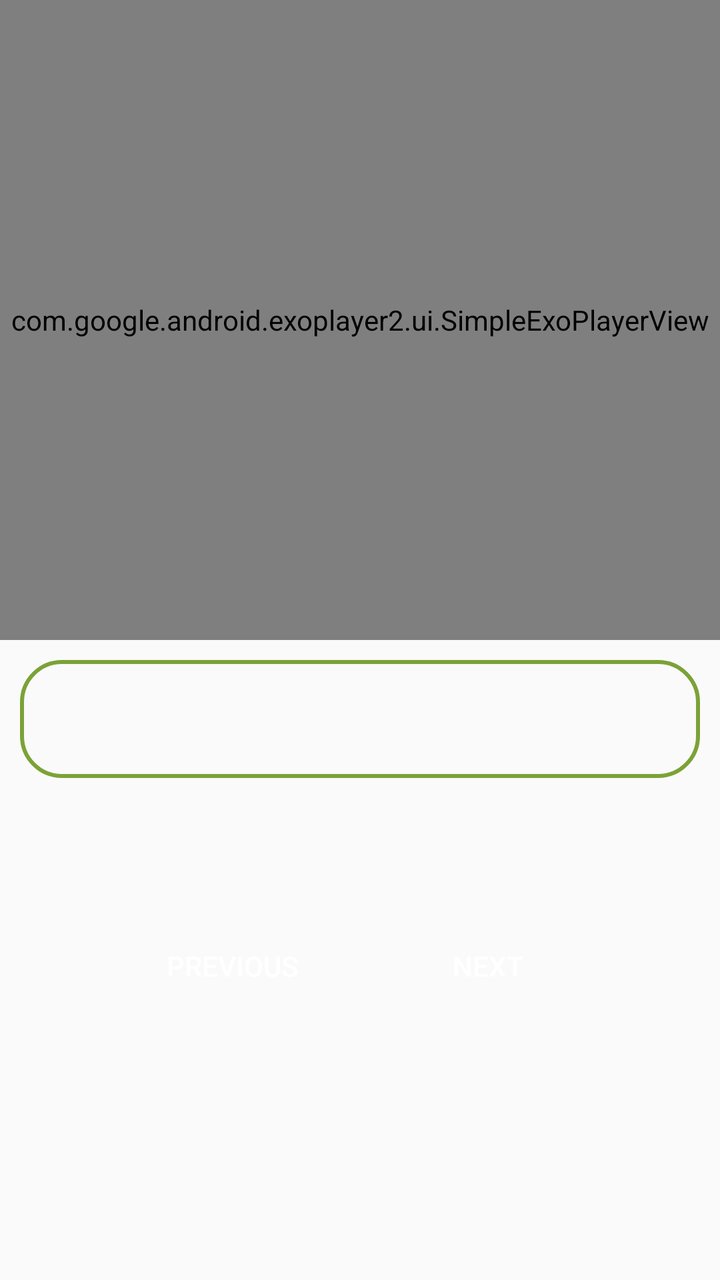
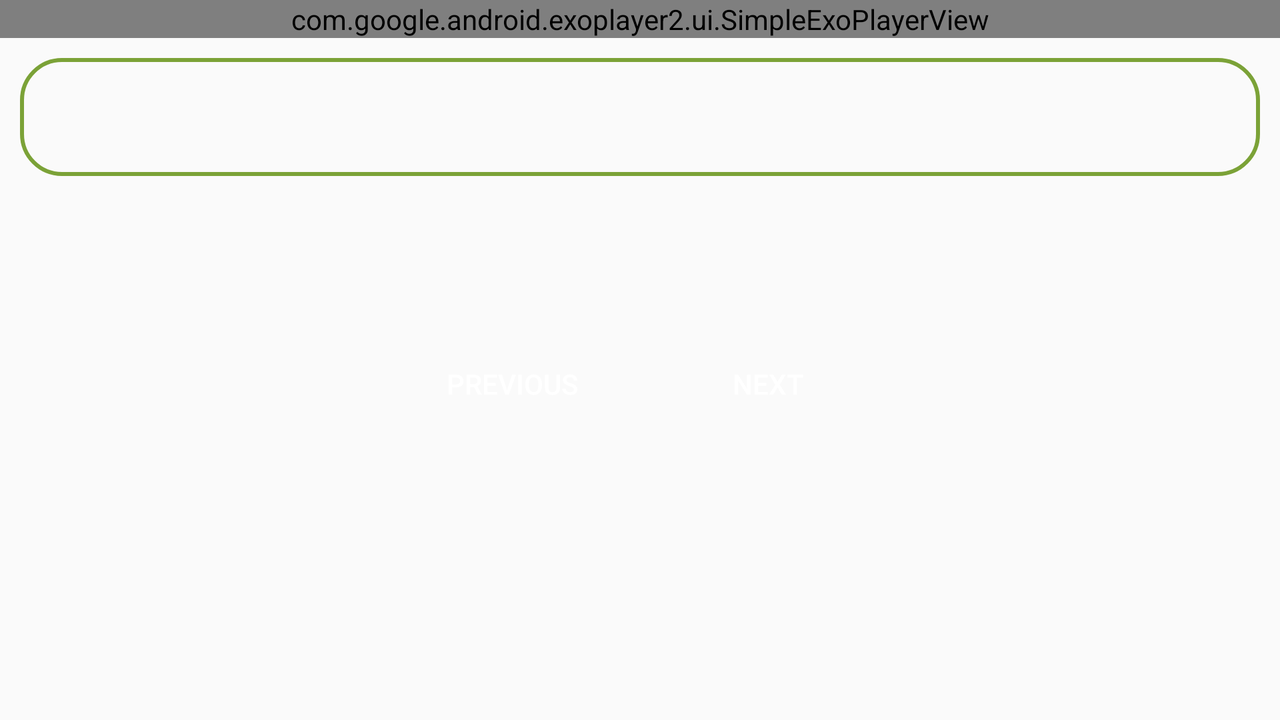

Compare how this app lays out the same screen by default and in its alternative resource folder. The renders come first, then the two layout files and the values they reference.
<!-- AndroidManifest.xml: application theme AppTheme -->
<!-- res/layout/fragment_details.xml -->
<layout xmlns:app="http://schemas.android.com/apk/res-auto"
    xmlns:tools="http://schemas.android.com/tools"
    xmlns:android="http://schemas.android.com/apk/res/android">
<android.support.constraint.ConstraintLayout
    android:layout_width="match_parent"
    android:layout_height="match_parent"
    tools:layout_editor_absoluteX="0dp"
    tools:layout_editor_absoluteY="81dp">
    <FrameLayout
        android:id="@+id/videoFrame"
        android:layout_width="0dp"
    android:layout_height="0dp"
        android:background="#000"
    app:layout_constraintTop_toTopOf="parent"
        app:layout_constraintRight_toRightOf="parent"
        app:layout_constraintBottom_toTopOf="@+id/horizontalHalf"
        app:layout_constraintLeft_toLeftOf="parent" >
    <com.google.android.exoplayer2.ui.SimpleExoPlayerView
        android:id="@+id/playerView"
        android:layout_width="match_parent"
        android:layout_height="match_parent" />
    </FrameLayout>
    <ImageView
        android:id="@+id/thumbnail_img"
        android:scaleType="fitXY"
        android:visibility="gone"
        android:src="@drawable/no_img"
        android:layout_width="0dp"
        android:layout_height="0dp"
        android:background="#000"
        app:layout_constraintTop_toTopOf="parent"
        app:layout_constraintRight_toRightOf="parent"
        app:layout_constraintBottom_toTopOf="@+id/horizontalHalf"
        app:layout_constraintLeft_toLeftOf="parent" />
    <android.support.constraint.Guideline
        android:id="@+id/horizontalHalf"
        android:layout_width="wrap_content"
        android:layout_height="wrap_content"
        android:orientation="horizontal"
        app:layout_constraintGuide_percent="0.5"
        tools:layout_editor_absoluteX="0dp"
        tools:layout_editor_absoluteY="382dp" />
    <TextView
        android:layout_width="0dp"
        android:layout_height="wrap_content"
        app:layout_constraintRight_toRightOf="parent"
        app:layout_constraintLeft_toLeftOf="parent"
        android:padding="20dp"
        android:background="@drawable/border"
        android:id="@+id/description"
        android:layout_margin="10dp"
        app:layout_constraintTop_toTopOf="@+id/horizontalHalf" />
    <LinearLayout
        app:layout_constraintTop_toBottomOf="@+id/description"
        app:layout_constraintLeft_toLeftOf="parent"
        app:layout_constraintRight_toRightOf="parent"
        android:layout_marginTop="50dp"
        android:layout_width="wrap_content"
        android:layout_height="wrap_content"
        android:orientation="horizontal">
        <Button
            android:id="@+id/prev_btn"
            android:layout_width="wrap_content"
            android:layout_height="wrap_content"
            android:text="Previous"
            android:background="@drawable/round_back_primary"
            android:layout_margin="20dp"
            android:textColor="#fff"
            />
        <Button
            android:id="@+id/next_btn"
            android:layout_width="wrap_content"
            android:layout_height="wrap_content"
            android:text="Next"
            android:background="@drawable/round_back_primary"
            android:layout_margin="20dp"
            android:textColor="#fff"
            />
    </LinearLayout>
</android.support.constraint.ConstraintLayout>
</layout>
<!-- resources referenced by this layout -->
<resources>
  <!-- drawable border (drawable) -->
  <?xml version="1.0" encoding="utf-8"?>
  <shape xmlns:android="http://schemas.android.com/apk/res/android">
      <corners android:radius="20dp"/>
      <stroke android:color="@color/colorPrimary" android:width="2dp"/>
  </shape>
  <!-- drawable no_img: jpg bitmap (drawable, 3909 bytes) -->
  <style name="AppTheme" parent="Theme.AppCompat.Light.DarkActionBar">
          
          <item name="colorPrimary">@color/colorPrimary</item>
          <item name="colorPrimaryDark">@color/colorPrimaryDark</item>
          <item name="colorAccent">@color/colorAccent</item>
      </style>
  <color name="colorPrimary">#7ba237</color>
  <color name="colorPrimaryDark">#106e03</color>
  <color name="colorAccent">#751CEC</color>
</resources>
<!-- res/layout-land/fragment_details.xml (the repository's variant of the layout above) -->
<!-- drawn on the phone turned sideways -->
<layout
    xmlns:android="http://schemas.android.com/apk/res/android">
    <ScrollView
        android:layout_width="match_parent"
        android:layout_height="match_parent" >

        <LinearLayout
            android:layout_width="match_parent"
            android:layout_height="match_parent"
            android:orientation="vertical" >

            <LinearLayout
                android:id="@+id/layout1"
                android:layout_width="match_parent"
                android:layout_height="wrap_content"
                android:orientation="vertical" >
                <FrameLayout
                    android:id="@+id/landFrame"
                    android:layout_width="match_parent"
                    android:layout_height="match_parent"
                    android:background="#000" >
                    <com.google.android.exoplayer2.ui.SimpleExoPlayerView
                        android:id="@+id/playerView"
                        android:layout_width="match_parent"
                        android:layout_height="match_parent" />
                </FrameLayout>
                <ImageView
                    android:id="@+id/thumbnail_img"
                    android:scaleType="fitXY"
                    android:visibility="gone"
                    android:src="@drawable/no_img"
                    android:layout_width="match_parent"
                    android:layout_height="match_parent"
                    android:background="#000"/>

            </LinearLayout>

            <LinearLayout
                android:id="@+id/layout2"
                android:layout_width="match_parent"
                android:layout_height="wrap_content"
                android:orientation="vertical" >
                <TextView
                    android:layout_width="match_parent"
                    android:layout_height="wrap_content"
                    android:padding="20dp"
                    android:layout_margin="10dp"
                    android:background="@drawable/border"
                    android:id="@+id/description"/>
                
                <LinearLayout
                    android:layout_marginTop="50dp"
                    android:layout_gravity="center"
                    android:layout_width="wrap_content"
                    android:layout_height="wrap_content"
                    android:orientation="horizontal">
                    <Button
                        android:id="@+id/prev_btn"
                        android:layout_width="wrap_content"
                        android:layout_height="wrap_content"
                        android:text="Previous"
                        android:background="@drawable/round_back_primary"
                        android:layout_margin="20dp"
                        android:textColor="#fff"
                        />
                    <Button
                        android:id="@+id/next_btn"
                        android:layout_width="wrap_content"
                        android:layout_height="wrap_content"
                        android:text="Next"
                        android:background="@drawable/round_back_primary"
                        android:layout_margin="20dp"
                        android:textColor="#fff"
                        />
                </LinearLayout>
            </LinearLayout>
        </LinearLayout>

    </ScrollView>
</layout>
